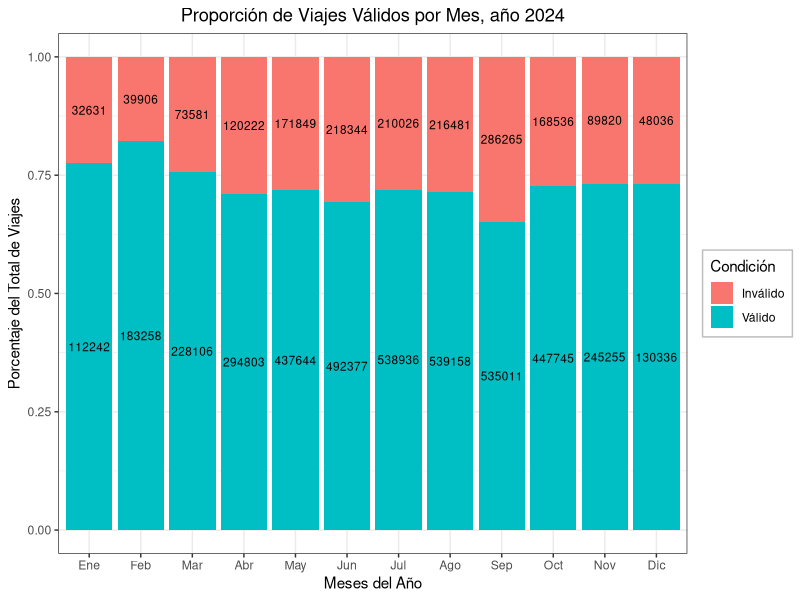

This chart was generated by the following R code:
# val_prop: proporcion de viajes válidos vs inválidos
# formato gráfico de barras apilado: una barra contiene ambas condiciones de datos
# la etiqueta describe el valor numérico del viaje
# para una etiqueta en porcentajes, ver val_perc.R
# codigo extraido desde https://r-graph-gallery.com/48-grouped-barplot-with-ggplot2.html
# se añade la libreria forcats porque se necesita tratar a los meses como un factor, no vector

library(tidyverse)
library(ggplot2)

# se genera set de datos
meses <- c(rep("Ene",2), rep("Feb",2), rep("Mar",2), rep("Abr",2), rep("May",2), rep("Jun",2), 
           rep("Jul",2), rep("Ago",2), rep("Sep",2), rep("Oct",2), rep("Nov",2), rep("Dic",2))
mes_fac <- factor(meses, levels=unique(meses))
condicion <- rep(c("Válido", "Inválido"), 12)
valores <- c(c(112242,32631), c(183258,39906), c(228106, 73581), c(294803, 120222), c(437644, 171849), c(492377, 218344),
             c(538936,210026), c(539158,216481), c(535011,286265), c(447745, 168536), c(245255,89820), c(130336, 48036))
datos <- data.frame(mes_fac,condicion,valores)

# Grouped
ggplot(datos, aes(x=mes_fac, y=valores, fill=factor(condicion))) + 
  geom_bar(position="fill", stat="identity") +
  ggtitle("Proporción de Viajes Válidos por Mes, año 2024") +
  xlab("Meses del Año") +
  ylab("Porcentaje del Total de Viajes") +
  labs(fill= "Condición") +
  geom_text(label=valores, size=3, position = position_fill(vjust = 0.5))+
  theme_bw() +
  theme(plot.title = element_text(hjust = 0.5),
        legend.background = element_rect(colour="gray"))

